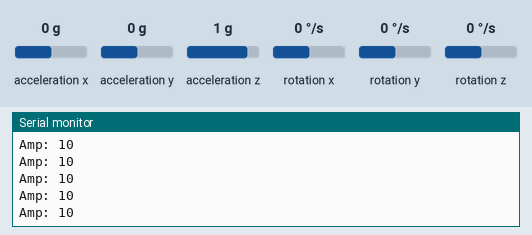
Simulated run of this sketch. Board: ESP32. On the bench: the last lines printed to the serial monitor. Wiring (inferred from the names in the program): MPU-6050 motion sensor at I2C address 0x68. The inputs (shaded band) are chosen by the test bench; at power-on: acceleration z 1 g, acceleration x 0 g, acceleration y 0 g, rotation x 0 °/s, rotation y 0 °/s, rotation z 0 °/s.

Above: at 1.2 s.
1.3 s: acceleration z set to 0 g
At 1.33 s:
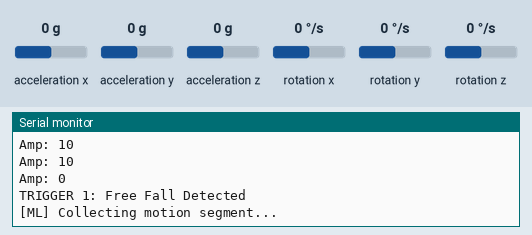
2.8 s: acceleration x set to -1.4 g
At 4.48 s:
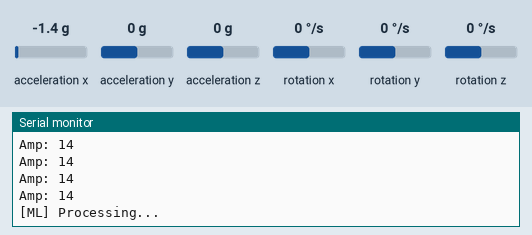
5.7 s: acceleration y set to -1.4 g
At 5.7 s:
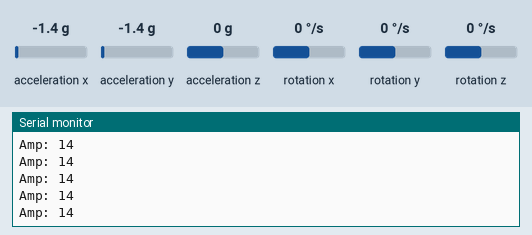
Timing chart, 0 to 8.7 s (numbered marks = the images above; inputs shaded):
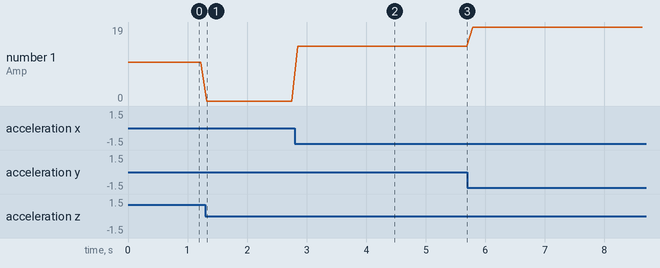

The sketch:

fall-knn-model.ino
```cpp
#include <Wire.h>
#include <string.h>

const int MPU_addr = 0x68;

int16_t AcX,AcY,AcZ,Tmp,GyX,GyY,GyZ;

float ax=0, ay=0, az=0, gx=0, gy=0, gz=0;

boolean fall = false;
boolean trigger1=false;
boolean trigger2=false;

boolean ml_window_active = false;

byte trigger1count=0;
byte trigger2count=0;

int ml_count = 0;
int angleChange=0;

boolean pause_after_fall = false;

float amp_buffer[25];
float angle_buffer[25];


// MODEL
void score(double * input, double * output) {
    double var0[2];

    if (input[1] <= 3.6754653) {
        if (input[6] > 2.312645) {
            if (input[0] > 11.492050) {
                if (input[7] > 0.543256) {
                    if (input[4] > 63.56845) {
                        if (input[8] <= 17.153267) {
                            memcpy(var0, (double[]){0.0, 1.0}, 2 * sizeof(double));
                        } else {
                            memcpy(var0, (double[]){1.0, 0.0}, 2 * sizeof(double));
                        }
                    } else {
                        memcpy(var0, (double[]){1.0, 0.0}, 2 * sizeof(double));
                    }
                } else {
                    memcpy(var0, (double[]){1.0, 0.0}, 2 * sizeof(double));
                }
            } else {
                memcpy(var0, (double[]){1.0, 0.0}, 2 * sizeof(double));
            }
        } else {
            memcpy(var0, (double[]){1.0, 0.0}, 2 * sizeof(double));
        }
    } else {
        memcpy(var0, (double[]){1.0, 0.0}, 2 * sizeof(double));
    }

    memcpy(output, var0, 2 * sizeof(double));
}

void setup(){

 Serial.begin(115200);

 Wire.begin(21,22);

 Wire.beginTransmission(MPU_addr);
 Wire.write(0x6B);
 Wire.write(0);
 Wire.endTransmission(true);

 Serial.println("MPU6050 Ready");
 Serial.println("ML Model Initialized (Simulated)\n");
}

void loop(){

 if (pause_after_fall){
   delay(10000);
   pause_after_fall = false;
   return;
 }

 mpu_read();

 ax = (AcX)/16384.00;
 ay = (AcY)/16384.00;
 az = (AcZ)/16384.00;

 gx = (GyX)/131.07;
 gy = (GyY)/131.07;
 gz = (GyZ)/131.07;

 float Raw_Amp = sqrt(ax*ax + ay*ay + az*az);
 int Amp = Raw_Amp * 10;

 Serial.print("Amp: ");
 Serial.println(Amp);

 // TRIGGER 1
 if (Amp <= 3 && trigger2 == false){
   trigger1 = true;
   Serial.println("TRIGGER 1: Free Fall Detected");
   if (!ml_window_active){
     ml_window_active = true;
     ml_count = 0;

     Serial.println("\n[ML] Collecting motion segment...");
   }
 }

 if (trigger1 == true){
   trigger1count++;

   if (Amp >= 12){
     trigger2 = true;
     Serial.println("TRIGGER 2: Impact Detected");

     trigger1 = false;
     trigger1count = 0;
   }
 }

 if (trigger2 == true){
   trigger2count++;
 }

 if (ml_window_active){

  float angle = sqrt(gx*gx + gy*gy + gz*gz);

  amp_buffer[ml_count] = Amp;
  angle_buffer[ml_count] = angle;

  ml_count++;

  if (ml_count >= 30){

    Serial.println("\n[ML] Processing...");
    delay(300);

    // FEATURE EXTRACTION
    float max_amp = amp_buffer[0];
    float min_amp = amp_buffer[0];
    float sum_amp = 0;

    float max_angle = angle_buffer[0];
    float sum_angle = 0;

    int freefall_duration = 0;
    int impact_duration = 0;

    for (int i = 0; i < 30; i++){
      float a = amp_buffer[i];
      float ang = angle_buffer[i];

      if (a > max_amp) max_amp = a;
      if (a < min_amp) min_amp = a;

      if (ang > max_angle) max_angle = ang;

      sum_amp += a;
      sum_angle += ang;

      if (a <= 2) freefall_duration++;
      if (a >= 12) impact_duration++;
    }

    float mean_amp = sum_amp / 25;
    float std_amp = 0;

    for (int i = 0; i < 25; i++){
      std_amp += (amp_buffer[i] - mean_amp) * (amp_buffer[i] - mean_amp);
    }
    std_amp = sqrt(std_amp / 25);

    float mean_angle = sum_angle / 25;
    float final_angle = angle_buffer[24];

    // PREPARE INPUT
    double input[9] = {
      max_amp, min_amp, mean_amp, std_amp,
      max_angle, mean_angle,
      (double)freefall_duration,
      (double)impact_duration,
      final_angle
    };

    double output[2];

    // MODEL CALL
    score(input, output);

    // FINAL OUTPUT
    if (output[1] > output[0]){
        Serial.println("Model Output: FALL DETECTED");
        Serial.println("⚠ ALERT SENT TO CAREGIVER\n");

        pause_after_fall = true;
    } else {
        Serial.println("Model Output: NORMAL ACTIVITY\n");
    }

    // RESET
    ml_window_active = false;
    ml_count = 0;
    trigger2 = false;
    trigger2count = 0;
    fall = false;
  }
 }

 // TIMEOUTS
 if (trigger2count >= 10){
   trigger2 = false;
   trigger2count = 0;
 }

 if (trigger1count >= 10){
   trigger1 = false;
   trigger1count = 0;
 }

 delay(100);
}

void mpu_read(){

 Wire.beginTransmission(MPU_addr);
 Wire.write(0x3B);
 Wire.endTransmission(false);

 Wire.requestFrom(MPU_addr,14,true);

 AcX=Wire.read()<<8|Wire.read();
 AcY=Wire.read()<<8|Wire.read();
 AcZ=Wire.read()<<8|Wire.read();
 Tmp=Wire.read()<<8|Wire.read();
 GyX=Wire.read()<<8|Wire.read();
 GyY=Wire.read()<<8|Wire.read();
 GyZ=Wire.read()<<8|Wire.read();
}
```

Measured:
- after the input at 1.3 s, the serial monitor: prints a new line at once (image 1)
- after the input at 2.8 s, the serial monitor: prints a new line after 0.05 s (image 2)
- plotted number 1: 10 → 0 after the input at 1.3 s, 0 → 14 after the input at 2.8 s, 14 → 19 after the input at 5.7 s
